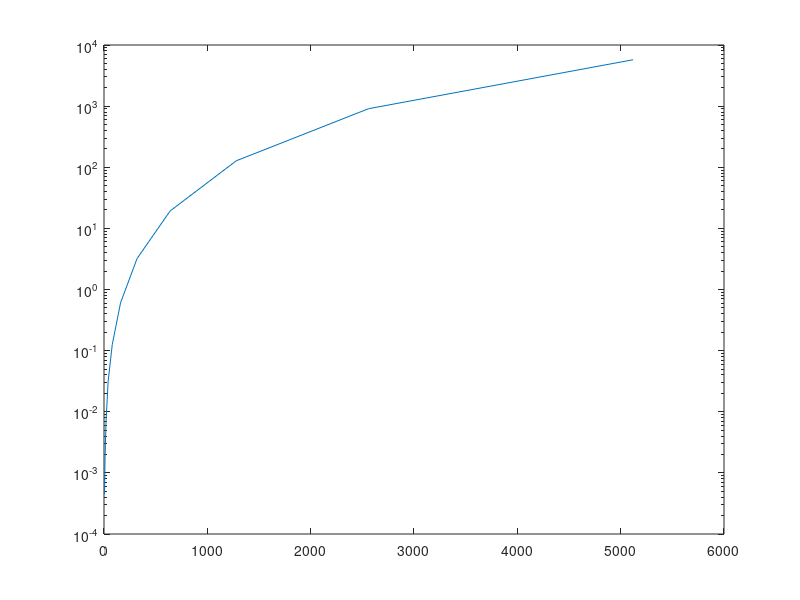

Write the MATLAB code that produced this figure. (Note: this script raises an error after producing the figure.)
%% Data
% Full Size Range
size = [ 5 10 20 40 80 160 320 640 1280 2560 5120 10240 ];

% Basic Color Refinement
% Measurement 1
sizeb1 = [ 5 10 20 40 80 160 320 640 1280 2560 5120 ];
timeb1 = [ 0.000447894 0.001738771 0.007223303 0.031326249 0.125898654 0.604074251 3.213163267 19.26075537 127.5672593 907.4070568 5736.549588 ];
% Slides w/out adjacency
sizeb2 = [ 160 320 640 ];
timeb2 = [ 7 54 427 ];
% Slides w/ adjacency
sizeb3 = [ 160 320 640 1280 ];
timeb3 = [ 0.3 2 17 125 ];

% Fast Color Refinement

% Slides w/ adjacency
sizef2 = [ 160 320 640 1280 2560 5120 10240 ];
timef2 = [ 0.04 0.09 0.13 0.3 1 3 12 ];

%% Computation Time Subplot

%subplot(2,1,1);

% Basic Measurement 1
p = semilogy(sizeb1, timeb1);
p.Color = 'blue';
p.Marker = '.';
p.MarkerSize = 10;
p.LineWidth = 1;

hold on
title('Computation Time of Basic Color Refinement for Threepaths');
xlabel('Size \it (# vertices per path)');
ylabel('Time \it (s)');
xlim([5 5120]);
xlabels = [ 5 640 1280 2560 5120 10240 ];
set(gca, 'Xtick', xlabels);
set(gca, 'XtickLabel', xlabels);

%%
% Basic Slides w/out Adjacency
p = semilogy(sizeb2, timeb2);
p.Color = 'magenta';
p.Marker = 'o';
p.MarkerSize = 6;

% Basic Slides w/ Adjacency
p = semilogy(sizeb3, timeb3);
p.Color = 'green';
p.Marker = 'o';
p.MarkerSize = 6;

% Fast Slides w/ Adjacency
p = semilogy(sizef2, timef2);
p.Color = 'cyan';
p.Marker = 'o';
p.MarkerSize = 6;

% x^2
x = 0:5:10240;
p = semilogy(x, x.^2);
p.Color = 'red';

% x^3
p = semilogy(x, x.^3);
p.Color = 'black';

legend('Measurements', 'Slides w/out adjacency', 'Slides w/ adjacency', 'Fast slides w/ adjacency', 'Quadratic', 'Qubic', 'Location', 'northwest', 'Orientation', 'vertical');
%legend();
%legend();
%legend('boxon');

%% Relative Growth Subplot
m2 = sizeb1.^2;
diff2 = m2./timeb1;
m3 = sizeb1.^3;
diff3 = m3./timeb1;
diff = [ diff2.' diff3.'];

%subplot(2,1,2);
figure

bar_handle = bar(diff, 'grouped');
set(gca, 'YScale', 'log');
set(bar_handle(1), 'FaceColor', 'red')
set(bar_handle(2), 'FaceColor', 'black')

set(gca, 'XtickLabel', sizeb1);

title('Relative Differences between Measurements and (x^2 and x^3)')
xlabel('Size \it (# vertices per path)')
ylabel('x^2 and x^3 divided by Measurements')

legend('Diff w/ quadratic', 'Diff w/ cubic');
legend('Location','northwest');
legend('boxon');